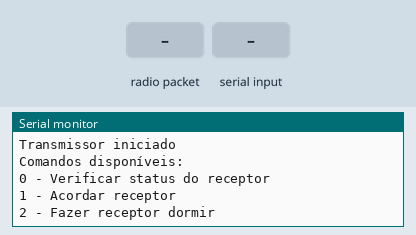
Recording of a sketch running on a simulated ESP32. On the bench: the last lines printed to the serial monitor. The test bench sets the inputs (shaded band).

Above: at 1.2 s.
1.3 s: radio packet "0" arrives
At 2.5 s:
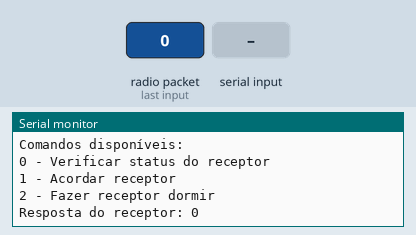
2.8 s: "0" received over Serial
At 3.3 s:
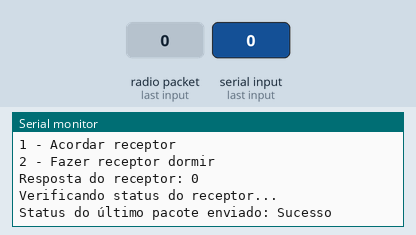

Measured:
- after the input at 1.3 s, the serial monitor: prints a new line after 0.05 s (image 1)
- after the input at 2.8 s, the serial monitor: prints a new line at once (image 2)

The sketch:

nodo-main.ino
```cpp
#include <esp_now.h>
#include <WiFi.h>

// Endereço MAC do receptor (substitua pelos valores corretos)
uint8_t receiverAddress[] = {0xFF, 0xFF, 0xFF, 0xFF, 0xFF, 0xFF};

volatile bool mensagemEntregue = false;
volatile bool aguardandoResposta = false;
String respostaReceptor = "";

void OnDataSent(const uint8_t *mac_addr, esp_now_send_status_t status) {
  mensagemEntregue = (status == ESP_NOW_SEND_SUCCESS);
  Serial.print("Status do último pacote enviado: ");
  Serial.println(status == ESP_NOW_SEND_SUCCESS ? "Sucesso" : "Falha");
}

void OnDataRecv(const esp_now_recv_info_t* esp_now_info, const uint8_t* data, int len) {
  respostaReceptor = "";
  for (int i = 0; i < len; i++) {
    respostaReceptor += (char)data[i];
  }
  Serial.print("Resposta do receptor: ");
  Serial.println(respostaReceptor);
  aguardandoResposta = false;
}

bool enviarComando(const char* comando, int maxTentativas = 5) {
  int tentativas = 0;
  bool sucesso = false;

  while (!sucesso && tentativas < maxTentativas) {
    tentativas++;
    mensagemEntregue = false;
    aguardandoResposta = true;
    respostaReceptor = "";

    if (tentativas > 1) {
      Serial.print("Tentativa ");
      Serial.print(tentativas);
      Serial.println(" de envio...");
    }

    esp_now_peer_info_t peerInfo = {};
    memcpy(peerInfo.peer_addr, receiverAddress, 6);
    peerInfo.channel = 0;
    peerInfo.encrypt = false;

    if (esp_now_add_peer(&peerInfo) != ESP_OK) {
      Serial.println("Falha ao adicionar peer");
      continue;
    }

    esp_err_t result = esp_now_send(receiverAddress, (uint8_t *)comando, strlen(comando));

    if (result == ESP_OK) {
      int timeout = 0;
      while (aguardandoResposta && timeout < 20) {
        delay(100);
        timeout++;
      }

      if (mensagemEntregue && !respostaReceptor.isEmpty()) {
        sucesso = true;
      }
    }

    esp_now_del_peer(receiverAddress);

    if (!sucesso) {
      delay(1000);
    }
  }

  if (!sucesso) {
    Serial.println("Falha após todas as tentativas de envio");
  }

  return sucesso;
}

void setup() {
  Serial.begin(115200);
  WiFi.mode(WIFI_STA);

  if (esp_now_init() != ESP_OK) {
    Serial.println("Erro ao inicializar ESP-NOW");
    return;
  }

  esp_now_register_send_cb(OnDataSent);
  esp_now_register_recv_cb(reinterpret_cast<esp_now_recv_cb_t>(OnDataRecv));

  Serial.println("Transmissor iniciado");
  Serial.println("Comandos disponíveis:");
  Serial.println("0 - Verificar status do receptor");
  Serial.println("1 - Acordar receptor");
  Serial.println("2 - Fazer receptor dormir");
}

void loop() {
  if (Serial.available() > 0) {
    char comando = Serial.read();

    if (comando == '0') {
      Serial.println("Verificando status do receptor...");
      enviarComando("0");
    }
    else if (comando == '1') {
      Serial.println("Enviando comando para acordar o receptor...");
      enviarComando("1");
    }
    else if (comando == '2') {
      Serial.println("Enviando comando para fazer o receptor dormir...");
      enviarComando("2");
    }

    while(Serial.available()) {
      Serial.read();
    }
  }
}
```
